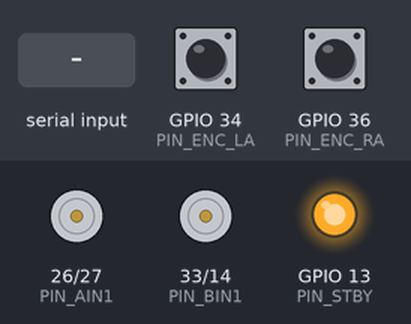
This sketch was run on a simulated ESP32. Parts: motor-driver pin pairs drawn as motors (green arrow = first pin HIGH = forward, orange = second pin HIGH = backward, longer = more drive, scaled by the enable pin, stopped while the standby pin is LOW), output pins drawn as LEDs (lit = HIGH). The inputs (shaded band) are chosen by the test bench; at power-on: GPIO 34 (PIN_ENC_LA) HIGH, GPIO 36 (PIN_ENC_RA) HIGH. What the sketch prints to the serial monitor is not drawn.

Above: at 12.1 s.
12.2 s: "d" received over Serial
At 12.9 s:
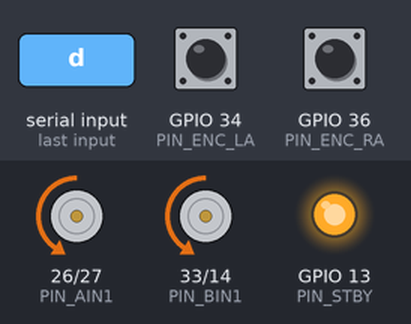
13.7 s: "q90\n" received over Serial
At 14.0 s:
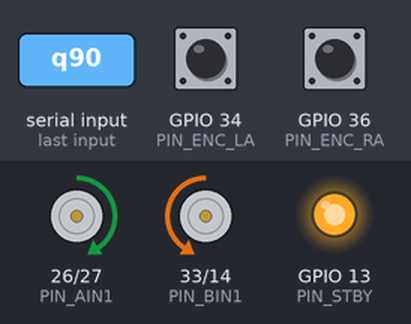
15.2 s: "a90\n" received over Serial
At 16.4 s:
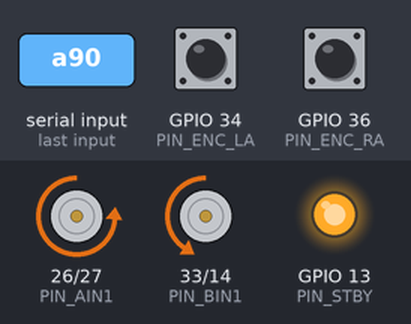
16.7 s: "w90\n" received over Serial
At 17.5 s:
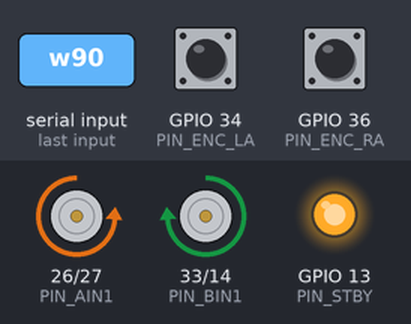
18.2 s: "s90\n" received over Serial
At 18.7 s:
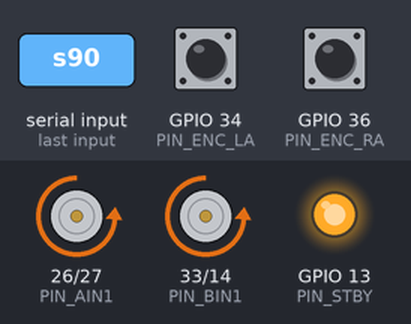
19.7 s: "e90\n" received over Serial
At 21.0 s:
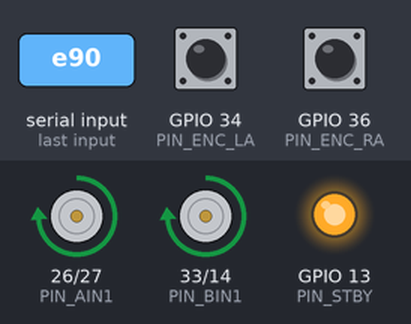
Timing chart, 0 to 22.2 s (numbered marks = the images above; inputs shaded):
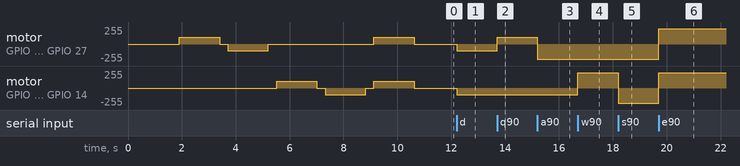

Measured:
- after the input at 12.2 s, motor on GPIO 26 (PIN_AIN1) / GPIO 27 (PIN_AIN2), motor on GPIO 33 (PIN_BIN1) / GPIO 14 (PIN_BIN2): stopped → backward 102/255 at once
- after the input at 13.7 s, motor on GPIO 26 (PIN_AIN1) / GPIO 27 (PIN_AIN2): backward 102/255 → forward 102/255 at once
- after the input at 15.2 s, motor on GPIO 26 (PIN_AIN1) / GPIO 27 (PIN_AIN2): forward 102/255 → backward 229/255 at once
- after the input at 16.7 s, motor on GPIO 33 (PIN_BIN1) / GPIO 14 (PIN_BIN2): backward 102/255 → forward 229/255 at once
- after the input at 18.2 s, motor on GPIO 33 (PIN_BIN1) / GPIO 14 (PIN_BIN2): forward 229/255 → backward 229/255 at once
- after the input at 19.7 s, motor on GPIO 26 (PIN_AIN1) / GPIO 27 (PIN_AIN2), motor on GPIO 33 (PIN_BIN1) / GPIO 14 (PIN_BIN2): backward 229/255 → forward 229/255 at once

The sketch:

motor_test.ino
```cpp
// =====================================================================
//  MOTOR + ENCODER TEST — ESP32 DevKit V1 + TB6612FNG
//  Pins match firmware/main_controller/include/config.h of nova-bot.
//
//  !! LIFT THE ROBOT SO THE WHEELS ARE OFF THE GROUND BEFORE TESTING !!
//
//  What it does:
//   * Runs an automatic sequence at boot:
//       LEFT fwd -> LEFT rev -> RIGHT fwd -> RIGHT rev -> BOTH fwd -> stop
//   * Prints encoder tick counts so you can verify:
//       - the correct wheel spins        (wiring of AIN/BIN vs motors)
//       - "forward" makes ticks INCREASE (encoder A/B phase order)
//   * After the sequence, a serial menu lets you drive manually:
//       q/a = left  fwd/rev     w/s = right fwd/rev
//       e   = both forward      d   = both reverse
//       x   = stop              1..9 = speed 10%..90%
//
//  Serial monitor: 115200 baud
// =====================================================================

#include <Arduino.h>

// ---------- pins (same as config.h) ----------
#define PIN_PWMA   25   // left speed (PWM)
#define PIN_AIN1   26
#define PIN_AIN2   27
#define PIN_PWMB   17   // right speed (PWM)
#define PIN_BIN1   33
#define PIN_BIN2   14
#define PIN_STBY   13   // TB6612 standby, HIGH = enabled

#define PIN_ENC_LA 34
#define PIN_ENC_LB 35
#define PIN_ENC_RA 36
#define PIN_ENC_RB 39

// ---------- PWM ----------
#define PWM_FREQ_HZ  20000
#define PWM_RES_BITS 10
#define PWM_MAX      ((1 << PWM_RES_BITS) - 1)

// ESP32 Arduino core 3.x changed the LEDC API. Support both.
#if defined(ESP_ARDUINO_VERSION_MAJOR) && (ESP_ARDUINO_VERSION_MAJOR >= 3)
  #define LEDC_NEW_API 1
#else
  #define LEDC_NEW_API 0
  const int CH_A = 0, CH_B = 1;
#endif

// ---------- encoder counters (quadrature x2 on channel A edges) ----------
volatile long ticksL = 0, ticksR = 0;

void IRAM_ATTR isrL() {
  bool b = digitalRead(PIN_ENC_LB);
  bool a = digitalRead(PIN_ENC_LA);
  ticksL += (a == b) ? +1 : -1;
}
void IRAM_ATTR isrR() {
  bool b = digitalRead(PIN_ENC_RB);
  bool a = digitalRead(PIN_ENC_RA);
  ticksR += (a == b) ? +1 : -1;
}

// ---------- motor helpers ----------
void pwmWrite(int motor /*0=L 1=R*/, int dutyVal) {
#if LEDC_NEW_API
  ledcWrite(motor == 0 ? PIN_PWMA : PIN_PWMB, dutyVal);
#else
  ledcWrite(motor == 0 ? CH_A : CH_B, dutyVal);
#endif
}

// speed: -1.0 .. +1.0
void setLeft(float s) {
  s = constrain(s, -1.0f, 1.0f);
  bool fwd = s >= 0;
  digitalWrite(PIN_AIN1, fwd ? HIGH : LOW);
  digitalWrite(PIN_AIN2, fwd ? LOW  : HIGH);
  pwmWrite(0, (int)(fabsf(s) * PWM_MAX));
}
void setRight(float s) {
  s = constrain(s, -1.0f, 1.0f);
  bool fwd = s >= 0;
  digitalWrite(PIN_BIN1, fwd ? HIGH : LOW);
  digitalWrite(PIN_BIN2, fwd ? LOW  : HIGH);
  pwmWrite(1, (int)(fabsf(s) * PWM_MAX));
}
void stopAll() { setLeft(0); setRight(0); }

// run a motor for ms milliseconds and report tick delta
void runAndReport(const char *label, float l, float r, uint32_t ms) {
  long l0 = ticksL, r0 = ticksR;
  Serial.printf("\n>> %s  (%.0f%% for %lu ms)\n", label, 100.0f * max(fabsf(l), fabsf(r)), (unsigned long)ms);
  setLeft(l); setRight(r);
  delay(ms);
  stopAll();
  delay(300);   // let wheels stop
  long dl = ticksL - l0, dr = ticksR - r0;
  Serial.printf("   ticks: L=%+ld  R=%+ld\n", dl, dr);

  // simple verdicts
  if (fabsf(l) > 0.01f && labs(dl) < 20)
    Serial.println("   [!] LEFT encoder saw almost nothing -> motor not spinning or encoder wiring/power issue");
  if (fabsf(r) > 0.01f && labs(dr) < 20)
    Serial.println("   [!] RIGHT encoder saw almost nothing -> motor not spinning or encoder wiring/power issue");
  if (l > 0.01f && dl < -20) Serial.println("   [!] LEFT counts NEGATIVE on forward -> swap ENC_LA/ENC_LB (or motor wires)");
  if (r > 0.01f && dr < -20) Serial.println("   [!] RIGHT counts NEGATIVE on forward -> swap ENC_RA/ENC_RB (or motor wires)");
}

float uiSpeed = 0.4f;

void setup() {
  Serial.begin(115200);
  delay(400);
  Serial.println("\n=== MOTOR + ENCODER TEST ===");
  Serial.println("!! Wheels OFF the ground !!\n");

  pinMode(PIN_AIN1, OUTPUT); pinMode(PIN_AIN2, OUTPUT);
  pinMode(PIN_BIN1, OUTPUT); pinMode(PIN_BIN2, OUTPUT);
  pinMode(PIN_STBY, OUTPUT); digitalWrite(PIN_STBY, HIGH);  // enable driver

#if LEDC_NEW_API
  ledcAttach(PIN_PWMA, PWM_FREQ_HZ, PWM_RES_BITS);
  ledcAttach(PIN_PWMB, PWM_FREQ_HZ, PWM_RES_BITS);
#else
  ledcSetup(CH_A, PWM_FREQ_HZ, PWM_RES_BITS); ledcAttachPin(PIN_PWMA, CH_A);
  ledcSetup(CH_B, PWM_FREQ_HZ, PWM_RES_BITS); ledcAttachPin(PIN_PWMB, CH_B);
#endif
  stopAll();

  // encoders (34/35/36/39 are input-only, no internal pull-ups!)
  pinMode(PIN_ENC_LA, INPUT); pinMode(PIN_ENC_LB, INPUT);
  pinMode(PIN_ENC_RA, INPUT); pinMode(PIN_ENC_RB, INPUT);
  attachInterrupt(digitalPinToInterrupt(PIN_ENC_LA), isrL, CHANGE);
  attachInterrupt(digitalPinToInterrupt(PIN_ENC_RA), isrR, CHANGE);

  delay(1500);

  // ---------- automatic sequence ----------
  runAndReport("LEFT  forward", +0.4f, 0, 1500);
  runAndReport("LEFT  reverse", -0.4f, 0, 1500);
  runAndReport("RIGHT forward", 0, +0.4f, 1500);
  runAndReport("RIGHT reverse", 0, -0.4f, 1500);
  runAndReport("BOTH  forward", +0.4f, +0.4f, 1500);

  Serial.println("\n=== sequence done — manual mode ===");
  Serial.println("q/a=L fwd/rev  w/s=R fwd/rev  e=both fwd  d=both rev  x=stop  1-9=speed");
}

uint32_t lastPrint = 0;

void loop() {
  if (Serial.available()) {
    char c = Serial.read();
    if (c >= '1' && c <= '9') { uiSpeed = (c - '0') * 0.1f; Serial.printf("[speed %.0f%%]\n", uiSpeed * 100); }
    else switch (c) {
      case 'q': setLeft(+uiSpeed);  Serial.println("[L fwd]");  break;
      case 'a': setLeft(-uiSpeed);  Serial.println("[L rev]");  break;
      case 'w': setRight(+uiSpeed); Serial.println("[R fwd]");  break;
      case 's': setRight(-uiSpeed); Serial.println("[R rev]");  break;
      case 'e': setLeft(+uiSpeed);  setRight(+uiSpeed); Serial.println("[both fwd]"); break;
      case 'd': setLeft(-uiSpeed);  setRight(-uiSpeed); Serial.println("[both rev]"); break;
      case 'x': stopAll();          Serial.println("[stop]");   break;
      default: break;
    }
  }

  // live tick readout every 500 ms
  if (millis() - lastPrint > 500) {
    lastPrint = millis();
    Serial.printf("ticks L=%ld  R=%ld\n", ticksL, ticksR);
  }
}
```
